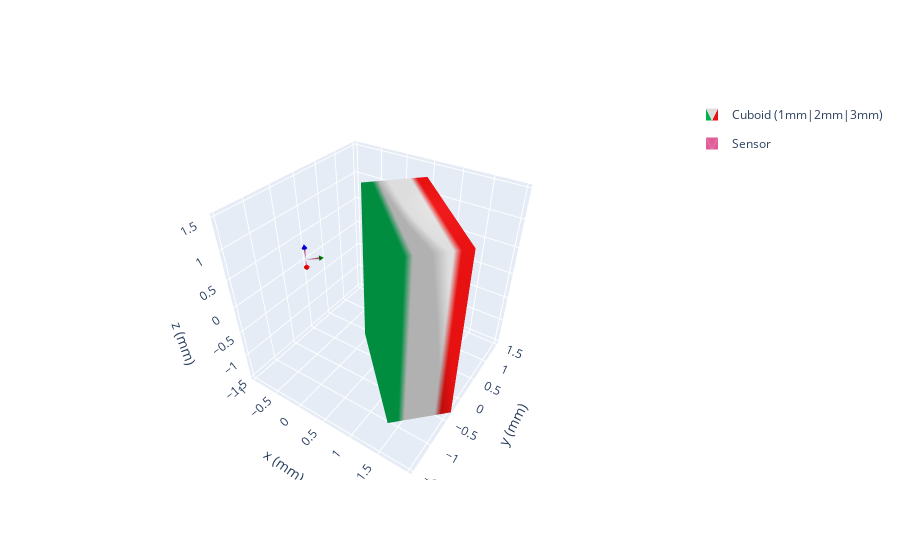

The cell this chart's notebook holds for it:
### Code cell
# Use the `show` function to view your system
# through Matplotlib, Plotly or Pyvista backends.

magpy.show(cube, sensor, backend='plotly')
